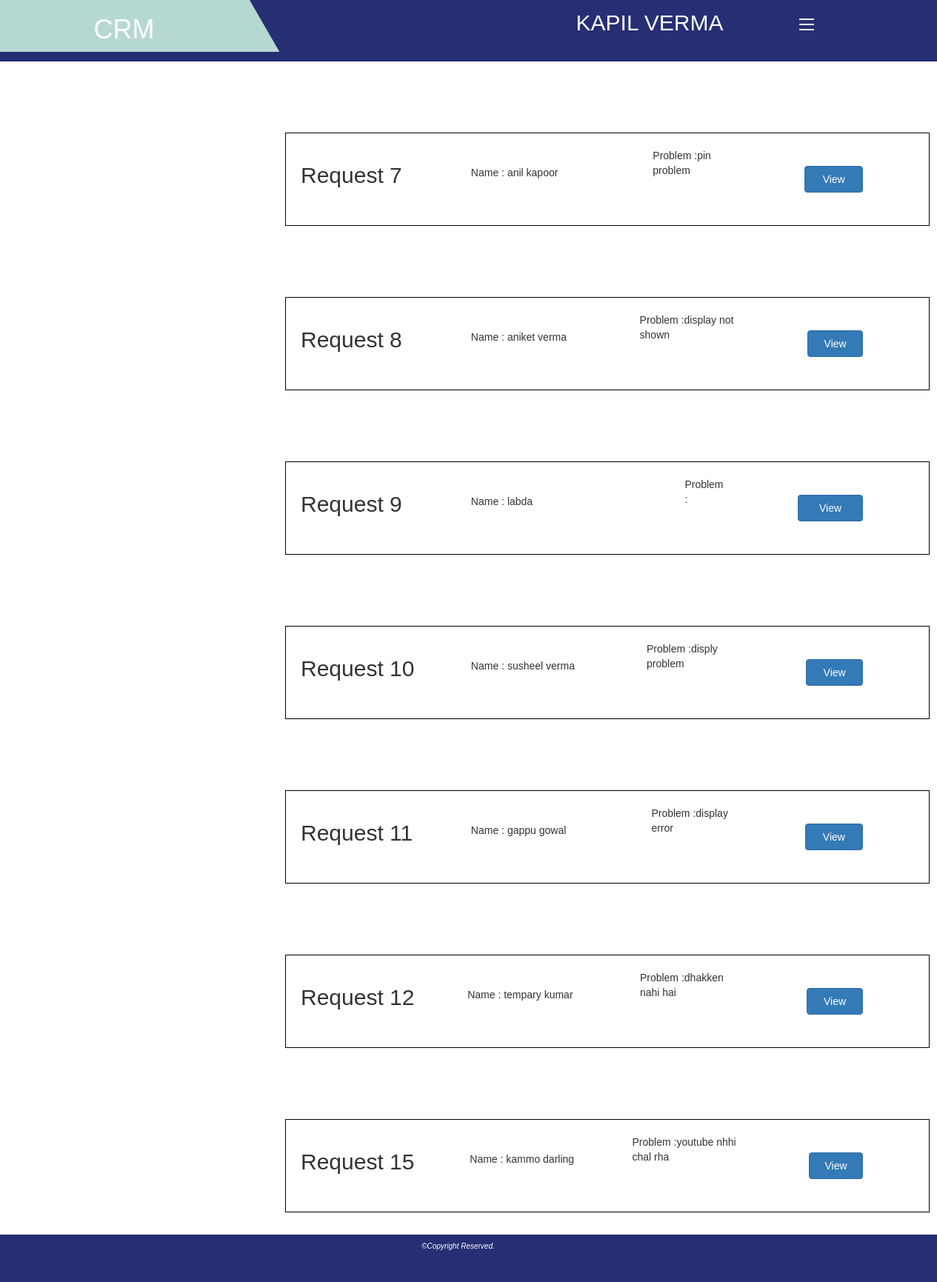
Screenshot of /admin/Dashboard_admin.php (signed in) with the database file from the repository.
### tables this page shows
CREATE TABLE `request_table` (
  `token_no` int(11) NOT NULL,
  `Name` text NOT NULL,
  `Phone` text NOT NULL,
  `Alt-phone_no` text NOT NULL,
  `Email` text NOT NULL,
  `Bill_no` text NOT NULL,
  `Brand` text NOT NULL,
  `Model` text NOT NULL,
  `Address` text NOT NULL,
  `Description` text NOT NULL,
  `Photo` text NOT NULL,
  `Status` text NOT NULL,
  `Sno` int(11) NOT NULL
);

### session.php (called while the page is built, shortened)
<?php
   include('config.php');
   $user_check = $_SESSION['login_user'];
   $ses_sql = mysqli_query($db,"select * from login where usr_id = '$user_check' ");
   $row = mysqli_fetch_array($ses_sql,MYSQLI_ASSOC);
   $name = $row['name'];
?>

### admin/Dashboard_admin.php (the view, shortened to what this page needs)
<!DOCTYPE html>
<html lang="en">
<head>
    <link rel="stylesheet" href="https://maxcdn.bootstrapcdn.com/bootstrap/3.4.1/css/bootstrap.min.css">
  <link rel="stylesheet" href="../css/style1.css">
</head>
<?php
   include('../session.php');
?>
<body>
                 <div class="main-bar">
                 <nav>
                     <label for="check" class="checkbtn">
                     <span></span>
                     <span></span>
                     <span></span>
                     </label>
               <div class="logo-header">
                 <h1 style="color:white;">CRM</h1>
               </div>
               <div id="namebar">
               <h2><?php echo strtoupper($name);?></h2>
               </div>
</nav>
</div>
<div class="container">
  <?php
    $query = "SELECT * FROM `Request_table`;";
    $result = mysqli_query($db,$query);
    $resultcheck = mysqli_num_rows($result);
    if ($resultcheck > 0){
    while($row = mysqli_fetch_assoc($result)){
  ?>
 <div class="card" style="display: flex; width: 870px; margin-top: 96px; margin-left: 120px;    height: 126px; padding: 20px;     border: 1px solid black;">
          <div class="card-header"  style="width: 321px;"   >
            <form action="view_query.php" method="post">
             <h2 name="token_no">Request <?php  echo $row['token_no'];?></h2>
          </div>
          <div class="card-body"  style="    display: flex;    flex-direction: row; margin-left: 67px;">
            <p style="    margin-top: 23px; width: 294px;"><?php echo "Name : ".$row['Name']; ?></p><br>
            <p><?php echo "Problem :".$row['Description']; ?></p>
            <button  type="submit" class="btn btn-primary" name ="id" value="<?php echo $row['token_no']?>"  style="right: 0px; margin-top: 24px;  height: 36px; margin-left: 94px;margin-right: 69px;    width: 89px;">View</button>
          </div>
 </div>
    <?php
    }
    }
    ?>
</div>
            <footer>
                     <h4><i>&copy;Copyright Reserved.</i></h4>
            </footer>
</body>
</html>

### css/style1.css (style rules this page uses)
* { margin: 0; padding: 0; box-sizing: border-box; }
body { font-family: "Poppins",sans-serif; width: 100%; }
h4 { font-size: 22px; }
footer { position: bottom; background-color: #262f73; width:100%; color:white; height:8vh; bottom: 0; }
footer h4 { position: absolute; left:45%; font-size: 10px; }
.main-bar { background-color: #262f73; padding: 0 10%; height: 83px; }
.logo-header { display: table; float: left; vertical-align:middle; padding: 0; color:black; margin-top: 0; margin-bottom:0; margin-left: 0; margin-right:0; width: 180px; height:68px; position: relative; z-index: 9; transition: all 0.5s; -moz-transition: all 0.5s; -webkit-transition: all0.5s; -o-transtition: all 0.5s; }
.logo-header:before { content:""; position: absolute; bottom: 0; height: 100%; z-index:-1; right:-50px; width: 80%; transform: skew(30deg); background-color: #b5d9d1; }
.logo-header:after { content:""; position: absolute; bottom: 0; height: 100%; z-index:-1; right:10%; width: 2000px; background-color: #b5d9d1; }
.checkbtn { float: right; width:20px; height: 18px; position:relative; transform:rotate(0); transition: 0.5s ease-in-out; cursor: pointer; top:25px; display: none; }
.checkbtn span { background-color:#fff; display:block; position: absolute; height: 2px; width: 100%; border-radius: 1px; opacity: 1; left:0; transform: rotate(0); transition: 0.25s ease-in-out; }
.checkbtn span:nth-child(2) { top: 7px; }
.checkbtn span:nth-child(3) { top: 14px; }
.main-bar { padding: o 10%; }
.checkbtn { display: block; margin-right: 40px; }
#namebar { position: relative; float: right; margin-right: 102px; margin-top: -6px; color: white; }
.container { margin-left: 250px; margin-bottom: 101px; max-width: 636px; min-width: 499px; min-height: 700px; margin-bottom: 30px; width:100vh; }
.card { display: flex; width: 708px; margin-top: 96px; margin-left: 120px; }

### rows the page displays
request_table: token_no "7", Name "anil kapoor", Description "pin problem"
request_table: token_no "8", Name "aniket verma", Description "display not shown"
request_table: token_no "9", Name "labda"
request_table: token_no "10", Name "susheel verma", Description "disply problem"
request_table: token_no "11", Name "gappu gowal", Description "display error"
request_table: token_no "12", Name "tempary kumar", Description "dhakken nahi hai"
request_table: token_no "15", Name "kammo darling", Description "youtube nhhi chal rha"

### other values shown
$name "KAPIL VERMA"
